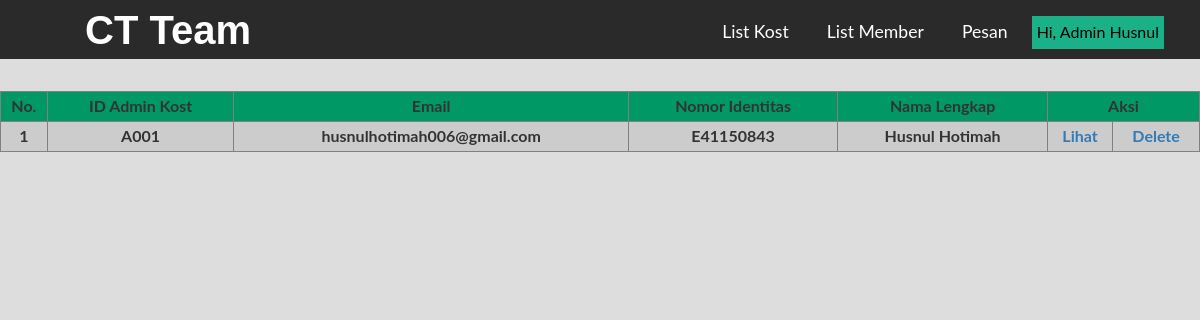
Screenshot of /listmember.php (signed in) with the database file from the repository.
### tables this page shows
CREATE TABLE IF NOT EXISTS `admin_kost` (
  `kd_adminkost` varchar(5) NOT NULL,
  `email` varchar(50) NOT NULL,
  `pwd` varchar(50) NOT NULL,
  `nik` varchar(20) NOT NULL,
  `nama_lengkap` varchar(50) NOT NULL,
  `alamat_lengkap` varchar(100) NOT NULL,
  `tgl_lahir` date NOT NULL,
  `jk` char(1) NOT NULL,
  `telp` char(12) NOT NULL
);

### listmember.php (the view, shortened to what this page needs)
<!DOCTYPE html>
<html lang="en">
<head>
<link href="css/bootstrap.css" rel="stylesheet" type="text/css" media="all" />
<link href="css/style.css" rel="stylesheet" type="text/css" media="all" />
<body>
<?php
require("menuadmin.php");
?><br>
<br>
<br><br>
<table width="100%" border="1">
<tr bgcolor="#009966">
<td align="center" height="30" bordercolor="#000000"><strong>No.</strong></td>
<td align="center" height="30" bordercolor="#000000"><strong>ID Admin Kost</strong></td>
<td align="center" height="30" bordercolor="#000000"><strong>Email</strong></td>
<td align="center" height="30" bordercolor="#000000"><strong>Nomor Identitas</strong></td>
<td align="center" height="30" bordercolor="#000000"><strong>Nama Lengkap</strong></td>
<td align="center" height="30" bordercolor="#000000" colspan="2"><strong>Aksi</strong></td>
</tr>
<?php
$warna1 = "#FFFFFF";
$warna2 = "#CCCCCC";
$warna = $warna1;
$sql_sel = "select * from admin_kost ";
$query_sel = mysql_query ($sql_sel);
while ($data=mysql_fetch_array($query_sel)){
	if ($warna == $warna1){
		$warna = $warna2;}
	else{$warna = $warna1;}
?>
<tr bgcolor="<?php echo $warna?>">
<td align="center" height="30" bordercolor="#000000"><strong><?php echo ++$no ?></strong></td>
<td align="center" height="30" bordercolor="#000000"><strong><?php echo $data[kd_adminkost]; ?></strong></td>
<td align="center" height="30" bordercolor="#000000"><strong><?php echo $data[email]; ?></strong></td>
<td align="center" height="30" bordercolor="#000000"><strong><?php echo $data[nik]; ?></strong></td>
<td align="center" height="30" bordercolor="#000000"><strong><?php echo $data[nama_lengkap]; ?></strong></td>
<td align="center" height="30" bordercolor="#000000"><a href="?lihat=<?php echo $data[kd_kost]; ?>"><strong>Lihat	</strong></td>
<td align="center" height="30" bordercolor="#000000"><a href="?delete=<?php echo $data[kd_kost]; ?>"><strong>Delete</strong></td>
</tr>
<?php } ?>
</table>
</body>
</html>

### menuadmin.php (shortened to what this page needs)
<?php
$data=mysql_fetch_array(mysql_query("select * from admin where kd_admin='$_SESSION[login]'"));
?>
<!DOCTYPE html>
<html lang="en">
<head>
<link href="css/bootstrap.css" rel="stylesheet" type="text/css" media="all" />
<link href="css/style.css" rel="stylesheet" type="text/css" media="all" />
<body>
	<div class="header">
				<div class="top-bar">
				<div class="container">
					<div class="header-nav">
						<nav class="navbar navbar-default">
							<div class="navbar-header">
								<h1><a class="navbar-brand" href="">CT Team</a></h1>
							</div>
							<div class="collapse navbar-collapse nav-wil" id="bs-example-navbar-collapse-1">
								<nav class="linkEffects linkHoverEffect_12">
									<ul>
										<li><a class="scroll" href="listkost.php"><span>List Kost</span></a></li>
										<li><a class="scroll" href="listmember.php"><span>List Member </span></a></li>
                                        <li><a class="scroll" href="saran.php"><span>Pesan</span></a></li>
                                       <li><div class="dropdown">
  										<button class="dropbtn"><font color="#000"> Hi, Admin <?php echo $data[username];?> </font></button> 										 </div></li>
									</ul>
								</nav>
							</div>
						</nav>
					</div>
				</div>
			</div>

### css/style.css (style rules this page uses)
html, body { margin:0; font-size: 100%; font-family: 'Lato', sans-serif; background: #DDD; }
body a { text-decoration:none; transition:0.5s all; -webkit-transition:0.5s all; -moz-transition:0.5s all; -o-transition:0.5s all; -ms-transition:0.5s all; }
h1,h2,h3,h4,h5,h6 { margin:0; font-family: 'Roboto Condensed', sans-serif; font-weight: 600; }
ul { margin:0; padding:0; }
.top-bar { position: absolute; width: 100%; z-index: 99999; padding: 10px 0 10px 0px; background: #2A2A2A; position:fixed; }
.navbar-brand { line-height: 0px !important; }
nav.linkEffects.linkHoverEffect_12 ul { margin-top: 6px; }
.navbar { margin-bottom: 0; }
.navbar-default { background:none; border-color: #012231; }
.navbar-default .navbar-brand { font-family: 'Days One', sans-serif; color:#fff !important; font-size:40px; text-decoration: none; }
.navbar-default .navbar-collapse, .navbar-default .navbar-form { padding: 0; }
.navbar { position: relative; min-height: inherit; }
.navbar-header { margin-top: 20px; }
.dropbtn { background-color: #1AB188; color: white; padding: 5px; font-size: 16px; border: none; cursor: pointer; }
.dropdown { position: relative; display: inline-block; }
.navbar-brand { height: 0; padding: 0; }
.navbar { border-radius: 0px; border:none; }
.navbar-default .navbar-brand { color: #fff; }
.navbar { border-radius: 0px; border: none; padding: 0px 0; }
nav.linkEffects.linkHoverEffect_12 ul li { list-style: none; display: inline-block; margin-right:6px; }
nav.linkEffects.linkHoverEffect_12 { float: right; }
.linkHoverEffect_12 a { padding: 10px 14px; position: relative; -moz-transition: ease-out 0.3s 0.1s; -o-transition: ease-out 0.3s 0.1s; -webkit-transition: ease-out 0.3s; -webkit-transition-delay: 0.1s; transition: ease-out 0.3s 0.1s; font-size: 1.1em; color: #fff; }
.linkHoverEffect_12 a span::before { height: 100%; width: 2px; background: #b56d10; content: ""; position: absolute; left: 0; top: 0; -moz-transform: scaleY(0); -ms-transform: scaleY(0); -webkit-transform: scaleY(0); transform: scaleY(0); -moz-transition: 0.3s; -o-transition: 0.3s; -webkit-transition: 0.3s; transition: 0.3s; }
.linkHoverEffect_12 a span::after { height: 100%; width: 2px; background: #b56d10; content: ""; position: absolute; right: 0; top: 0; -moz-transform: scaleY(0); -ms-transform: scaleY(0); -webkit-transform: scaleY(0); transform: scaleY(0); -moz-transition: 0.3s; -o-transition: 0.3s; -webkit-transition: 0.3s; transition: 0.3s; }
.linkHoverEffect_12 a::before { height: 2px; width: 100%; background: #b56d10; content: ""; position: absolute; left: 0; top: 0; -moz-transform: scaleX(0); -ms-transform: scaleX(0); -webkit-transform: scaleX(0); transform: scaleX(0); -moz-transition: 0.3s; -o-transition: 0.3s; -webkit-transition: 0.3s; transition: 0.3s; }
.linkHoverEffect_12 a::after { height: 2px; width: 100%; background: #b56d10; content: ""; position: absolute; left: 0px; bottom: 0; -moz-transform: scaleX(0); -ms-transform: scaleX(0); -webkit-transform: scaleX(0); transform: scaleX(0); -moz-transition: 0.3s; -o-transition: 0.3s; -webkit-transition: 0.3s; transition: 0.3s; }
@media (max-width:1366px) { a.navbar-brand { margin-left: 35px; } }
@media (max-width:1280px) { a.navbar-brand { margin-left: 55px; } }

### rows the page displays
admin_kost: kd_adminkost "A001", email "husnulhotimah006@gmail.com", nik "E41150843", nama_lengkap "Husnul Hotimah"

### other values shown
$data[username] "Husnul"
